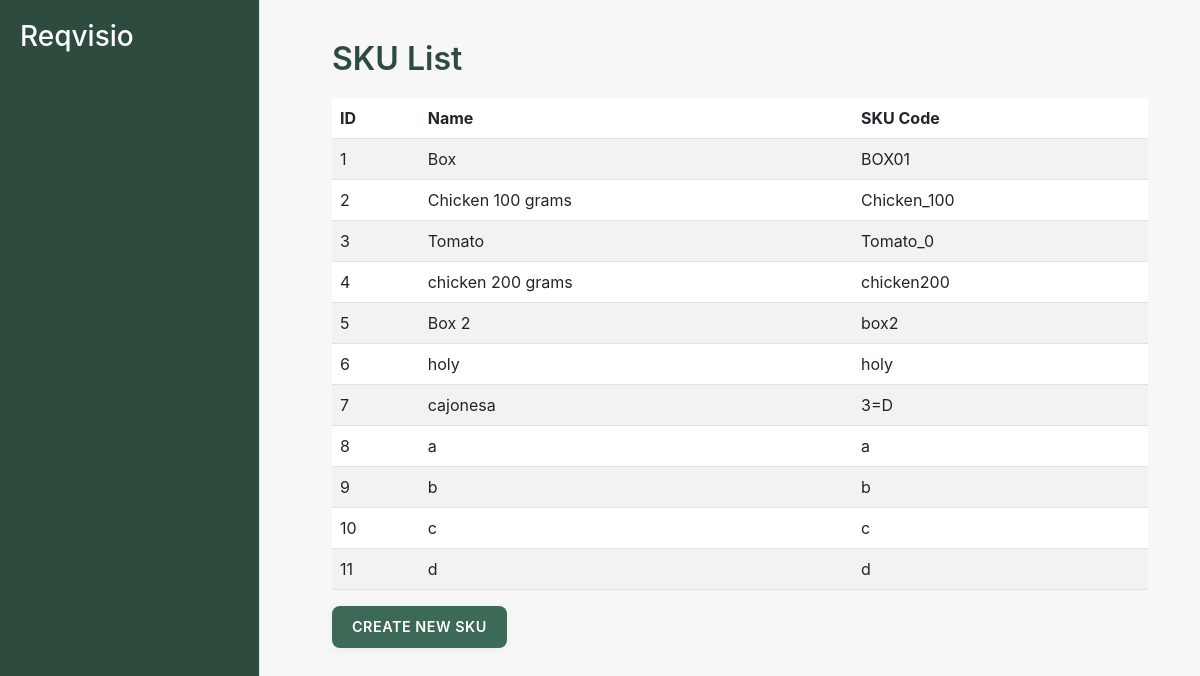
The page /procurement01/skus/ (signed in) on the database as committed earlier.
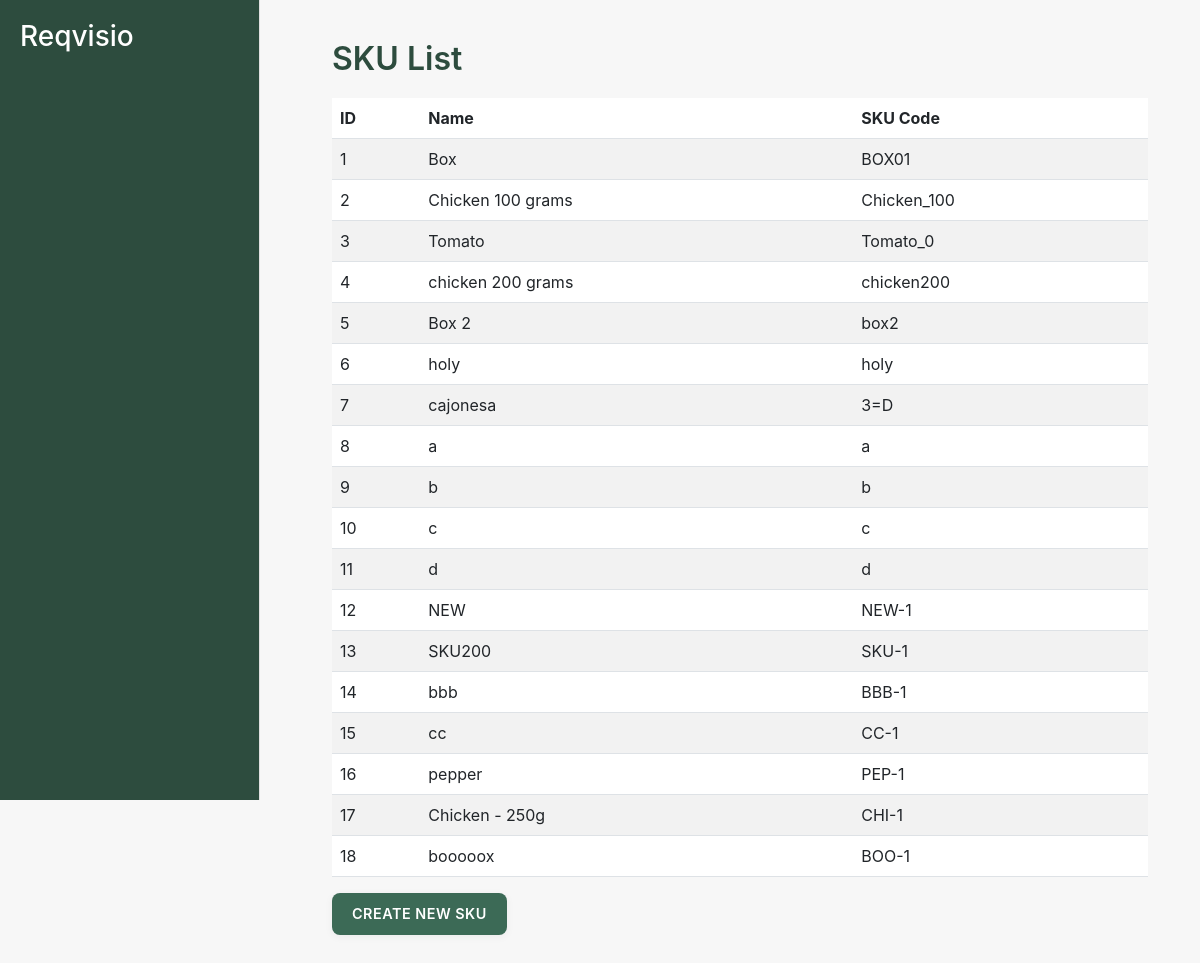
The same page on the database as committed later.
### procurement01/models.py (models this page shows, shortened)
class SKU(models.Model):
    name = models.CharField(max_length=100)
    sku_code = models.CharField(max_length=50, unique=True)
    company = models.ForeignKey(Company, on_delete=models.CASCADE)
    image_url = models.URLField(blank=True, null=True)  # Optional image URL

### procurement01/views.py (the view)
# urls.py: path('skus/', views.sku_list_view, name='sku_list'),
@login_required
def sku_list_view(request):
    skus = SKU.objects.all()
    return render(request, 'procurement01/sku_list.html', {'skus': skus})

### procurement01/templates/procurement01/sku_list.html (shortened to what this page needs)
{% extends 'procurement01/layout.html' %}
{% block content %}
<h2>SKU List</h2>
<table class="table table-striped" id="sku-table">
    <thead>
        <tr>
            <th>ID</th>
            <th>Name</th>
            <th>SKU Code</th>
        </tr>
    </thead>
    <tbody>
        {% for sku in skus %}
        <tr class="clickable-row" data-href="{% url 'sku_detail' sku.id %}">
            <td>{{ sku.id }}</td>
            <td>{{ sku.name }}</td>
            <td>{{ sku.sku_code }}</td>
        </tr>
        {% endfor %}
    </tbody>
</table>
<a href="{% url 'sku_create' %}" class="btn btn-primary">Create New SKU</a>
{% endblock %}

### procurement01/templates/procurement01/layout.html (shortened to what this page needs)
{% load static %}
<!DOCTYPE html>
<html lang="en">
<head>
    <link href="https://cdn.jsdelivr.net/npm/@yaireo/tagify/dist/tagify.css" rel="stylesheet">
    <link href="https://cdn.jsdelivr.net/npm/bootstrap@5.3.0-alpha3/dist/css/bootstrap.min.css" rel="stylesheet">
    <link href="{% static 'style.css' %}" rel="stylesheet">
    <link href="https://cdn.jsdelivr.net/npm/bootstrap-icons@1.10.0/font/bootstrap-icons.css" rel="stylesheet">
</head>
<body>
    <div class="sidebar d-flex flex-column">
        <h3>Reqvisio</h3>
    </div>
    <div class="main-content">
        <div class="container">
            {% block content %}{% endblock %}
        </div>
    </div>
</body>
</html>

### procurement01/static/style.css (style rules this page uses)
body { font-family: -apple-system, BlinkMacSystemFont, "Segoe UI", Roboto, Helvetica, Arial, sans-serif; background-color: #f7f7f7; color: #333; display: flex; margin: 0; padding: 0; overflow-y: auto; }
.main-content { margin-left: 280px; padding: 40px; width: calc(100% - 280px); }
h2 { color: #2d4c3e; font-weight: 600; margin-bottom: 20px; }
.btn { font-size: 0.9em; border-radius: 8px; padding: 10px 20px; font-weight: 600; text-transform: uppercase; letter-spacing: 0.5px; border: none; box-shadow: 0px 2px 8px rgba(0, 0, 0, 0.05); transition: background-color 0.3s; }
.btn-primary { background-color: #3c6a56; color: #ffffff; }
.sidebar { width: 260px; background-color: #2d4c3e; height: 100vh; padding: 20px; position: fixed; color: #ffffff; display: flex; flex-direction: column; justify-content: space-between; gap: 30px; border-right: 1px solid #e0e0e0; }
.sidebar h3 { margin-bottom: 20px; }
.btn-primary { background-color: #3c6a56; border: none; font-weight: 600; text-transform: uppercase; padding: 10px 20px; border-radius: 8px; transition: background-color 0.3s; }

Rows that differ between the two databases and show on the page:
added SKU: id "12", name "NEW", sku_code "NEW-1"
added SKU: id "13", name "SKU200", sku_code "SKU-1"
added SKU: id "14", name "bbb", sku_code "BBB-1"
added SKU: id "15", name "cc", sku_code "CC-1"
added SKU: id "16", name "pepper", sku_code "PEP-1"
added SKU: id "17", name "Chicken - 250g", sku_code "CHI-1"
added SKU: id "18", name "booooox", sku_code "BOO-1"
